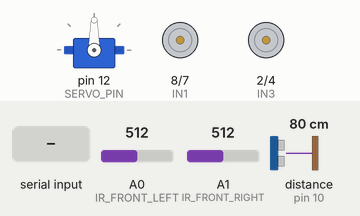
This sketch was run on a simulated Arduino Uno, built with avr-gcc and run on an emulated ATmega328P. On the bench: servo, motor-driver pin pairs drawn as motors (green arrow = first pin HIGH = forward, orange = second pin HIGH = backward, longer = more drive, scaled by the enable pin). The inputs (shaded band) are chosen by the test bench; at power-on: distance to the obstacle (sensor on pin 10) 80 cm, A0 (IR_FRONT_LEFT) = 512, A1 (IR_FRONT_RIGHT) = 512. The echo pulse lasts 58.3 µs per cm.

Above: at 2.2 s.
2.3 s: "A" received over Serial
At 3.3 s:
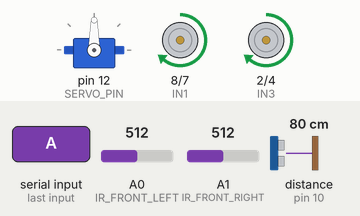
3.8 s: distance to the obstacle (sensor on pin 10) set to 28 cm
5.3 s: distance to the obstacle (sensor on pin 10) set to 23 cm
At 6.9 s:
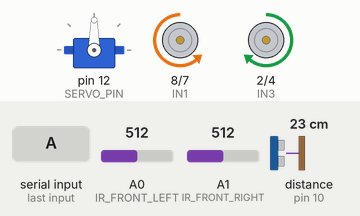
8.3 s: A0 (IR_FRONT_LEFT) set to 755
11.3 s: A0 (IR_FRONT_LEFT) set to 778
At 12.5 s:
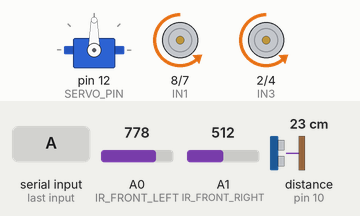
14.3 s: A0 (IR_FRONT_LEFT) set to 716
At 14.52 s:
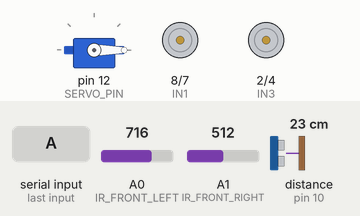
Timing chart, 0 to 18.3 s (numbered marks = the images above; inputs shaded):
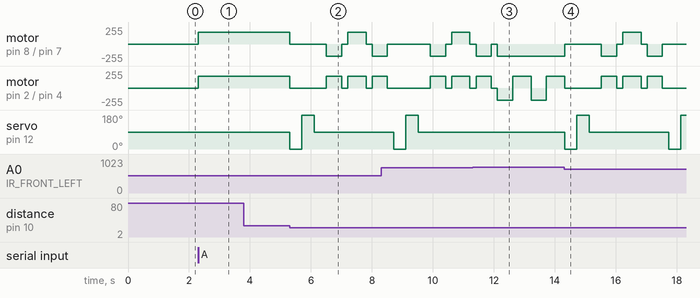

Measured:
- the behaviour switches between 26 and 25 cm on distance to the obstacle (sensor on pin 10) (found by bisection; images 1 and 2)
- the behaviour switches between 762 and 763 on A0 (IR_FRONT_LEFT) (found by bisection; images 2 and 3)
- after the input at 2.3 s, motor on pin 8 (IN1) / pin 7 (IN2), motor on pin 2 (IN3) / pin 4 (IN4): stopped → forward 180/255 at once
- after the input at 3.8 s, every drawn part: stays the same
- after the input at 11.3 s, servo on pin 12 (SERVO_PIN): stays 90° (without the input it goes to 0° after 0.82 s)
- after the input at 14.3 s, motor on pin 8 (IN1) / pin 7 (IN2): backward 180/255 → stopped at once, → backward 180/255 1.2 s later, → stopped 0.50 s later, → forward 180/255 0.20 s later, … (7 changes in this stretch); servo on pin 12 (SERVO_PIN): 90° → 0° at once, → 180° 0.40 s later, → 90° 0.40 s later, → 0° 2.6 s later, … (5 changes in this stretch)

The sketch:

collision_avoid.ino
```cpp
#include <Servo.h>

#define ENA 3
#define IN1 8
#define IN2 7
#define ENB 6
#define IN3 2
#define IN4 4

#define TRIG 11
#define ECHO 10
#define SERVO_PIN 12

#define IR_FRONT_LEFT A0
#define IR_FRONT_RIGHT A1

Servo headServo;

const int motorSpeed = 180;

bool isAutoMode = false;

int baseLeft = 0;
int baseRight = 0;
const int tolerance = 250;
const int obstacleDistCm = 25;

const int TIME_TURN_90 = 500;
const int TIME_LANE_SHIFT = 600;

void setMotors(int pwm, int in1, int in2, int in3, int in4) {
  analogWrite(ENA, pwm);
  analogWrite(ENB, pwm);
  digitalWrite(IN1, in1);
  digitalWrite(IN2, in2);
  digitalWrite(IN3, in3);
  digitalWrite(IN4, in4);
}

void stopBot() {
  setMotors(0, LOW, LOW, LOW, LOW);
}

int getDistance() {
  digitalWrite(TRIG, LOW);
  delayMicroseconds(2);
  digitalWrite(TRIG, HIGH);
  delayMicroseconds(10);
  digitalWrite(TRIG, LOW);
  long duration = pulseIn(ECHO, HIGH, 25000);
  if (duration == 0) return 999;
  return duration * 0.034 / 2;
}

void setup() {
  Serial.begin(9600);
  headServo.attach(SERVO_PIN);
  headServo.write(90);

  pinMode(ENA, OUTPUT);
  pinMode(IN1, OUTPUT);
  pinMode(IN2, OUTPUT);
  pinMode(ENB, OUTPUT);
  pinMode(IN3, OUTPUT);
  pinMode(IN4, OUTPUT);
  pinMode(TRIG, OUTPUT);
  pinMode(ECHO, INPUT);

  delay(1000);
  baseLeft = analogRead(IR_FRONT_LEFT);
  baseRight = analogRead(IR_FRONT_RIGHT);
}

void performLaneSwitch(bool turnRight) {
  stopBot();
  delay(200);
  if (turnRight) {
    setMotors(motorSpeed, HIGH, LOW, LOW, HIGH);
  } else {
    setMotors(motorSpeed, LOW, HIGH, HIGH, LOW);
  }
  delay(TIME_TURN_90);
  stopBot();
  delay(200);
  setMotors(motorSpeed, HIGH, LOW, HIGH, LOW);
  delay(TIME_LANE_SHIFT);
  stopBot();
  delay(200);

  if (turnRight) {
    setMotors(motorSpeed, HIGH, LOW, LOW, HIGH);
  } else {
    setMotors(motorSpeed, LOW, HIGH, HIGH, LOW);
  }
  delay(TIME_TURN_90);
  stopBot();
  delay(200);
}

void handleObstacle() {
  stopBot();

  headServo.write(0);
  delay(400);
  int rightDist = getDistance();

  headServo.write(180);
  delay(400);
  int leftDist = getDistance();

  headServo.write(90);
  delay(200);

  if (rightDist > leftDist) {
    performLaneSwitch(true);
  } else {
    performLaneSwitch(false);
  }
}

void runAutoLogic() {
  int currLeft = analogRead(IR_FRONT_LEFT);
  int currRight = analogRead(IR_FRONT_RIGHT);
  int dist = getDistance();

  bool cliffDetected = (currLeft > (baseLeft + tolerance)) || (currRight > (baseRight + tolerance));

  if (cliffDetected) {
    stopBot();
    setMotors(motorSpeed, LOW, HIGH, LOW, HIGH);
    delay(500);
    setMotors(motorSpeed, LOW, HIGH, HIGH, LOW);
    delay(600);
    stopBot();
  }
  else if (dist < obstacleDistCm) {
    handleObstacle();
  }
  else {
    setMotors(motorSpeed, HIGH, LOW, HIGH, LOW);
  }
}

void loop() {
  if (Serial.available()) {
    char c = Serial.read();
    if (c == 'A') {
      baseLeft = analogRead(IR_FRONT_LEFT);
      baseRight = analogRead(IR_FRONT_RIGHT);
      isAutoMode = true;
    } else if (c == 'M') {
      isAutoMode = false;
      stopBot();
    } else if (!isAutoMode) {
      switch (c) {
        case 'F': setMotors(motorSpeed, HIGH, LOW, HIGH, LOW); break;
        case 'B': setMotors(motorSpeed, LOW, HIGH, LOW, HIGH); break;
        case 'L': setMotors(motorSpeed, LOW, HIGH, HIGH, LOW); break;
        case 'R': setMotors(motorSpeed, HIGH, LOW, LOW, HIGH); break;
        case 'S': stopBot(); break;
      }
    }
  }

  if (isAutoMode) {
    runAutoLogic();
  }
}
```
